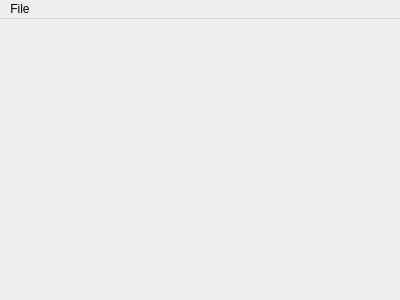
<?xml version="1.0" encoding="UTF-8"?>
<ui version="4.0">
 <class>MainWindow</class>
 <widget class="QMainWindow" name="MainWindow">
  <property name="geometry">
   <rect>
    <x>0</x>
    <y>0</y>
    <width>400</width>
    <height>300</height>
   </rect>
  </property>
  <property name="windowTitle">
   <string>Image Viewer</string>
  </property>
  <widget class="QWidget" name="centralWidget">
   <layout class="QVBoxLayout" name="verticalLayout">
    <property name="spacing">
     <number>0</number>
    </property>
    <property name="leftMargin">
     <number>0</number>
    </property>
    <property name="topMargin">
     <number>0</number>
    </property>
    <property name="rightMargin">
     <number>0</number>
    </property>
    <property name="bottomMargin">
     <number>0</number>
    </property>
    <item>
     <widget class="QLabel" name="imageDisplay">
      <property name="text">
       <string/>
      </property>
     </widget>
    </item>
   </layout>
  </widget>
  <widget class="QMenuBar" name="menuBar">
   <property name="geometry">
    <rect>
     <x>0</x>
     <y>0</y>
     <width>400</width>
     <height>21</height>
    </rect>
   </property>
   <widget class="QMenu" name="menuFile">
    <property name="title">
     <string>File</string>
    </property>
    <addaction name="actionOpen"/>
   </widget>
   <addaction name="menuFile"/>
  </widget>
  <action name="actionOpen">
   <property name="text">
    <string>Open File</string>
   </property>
  </action>
 </widget>
 <layoutdefault spacing="6" margin="11"/>
 <resources/>
 <connections/>
</ui>
